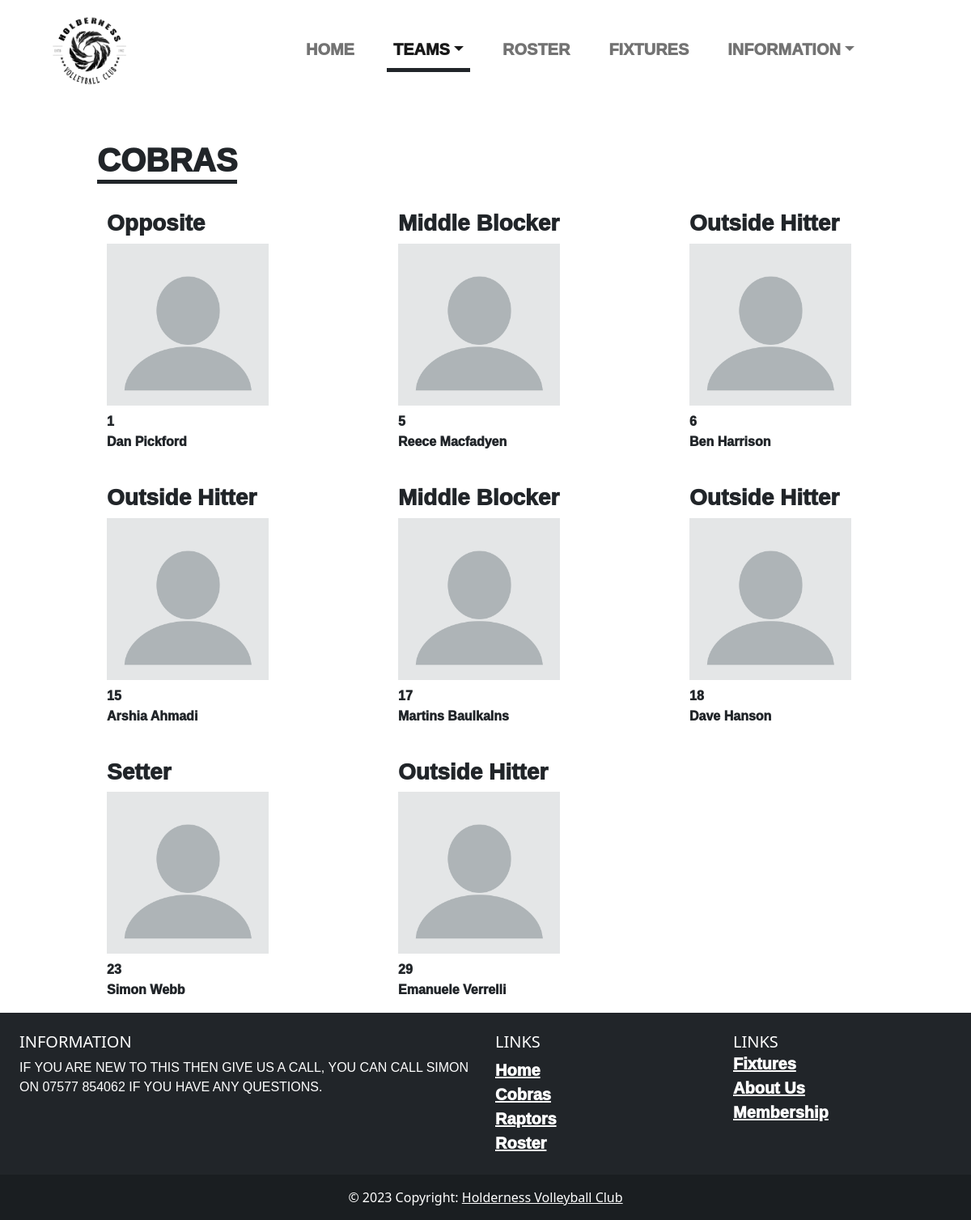
Screenshot of /pages/cobras.php with the database file from the repository.
### tables this page shows
CREATE TABLE PLAYERS
      (
      NAME           TEXT    NOT NULL,
      NUMBER         INT     NOT NULL,
      POSITION       TEXT    NOT NULL,
      TEAM           TEXT    NOT NULL);

### pages/cobras.php (the view, shortened to what this page needs)
<!doctype html>
<html lang="en">
  <head>
    <link rel="stylesheet" href="https://use.typekit.net/eap6cjk.css">
    <link rel="stylesheet" href="../styles.css">
    <link href="https://cdn.jsdelivr.net/npm/bootstrap@5.2.3/dist/css/bootstrap.min.css" rel="stylesheet">
  </head>
  <body style="overflow-x: hidden;">
    <nav class="navbar navbar-expand-lg ">
        <div class="container-fluid">
            <div class="navbar-brand" style="margin-left: 15%;">
                <img src="../imgs/logo.png" width="100px">
            </div>
        </div>
        <div class="collapse navbar-collapse" style="margin-right: 10%; text-align: center;" id="navlinks">
            <ul class="navbar-nav me-auto mb-2 mb-lg-0">
                <li class="nav-item px-3">
                  <a class="nav-link" aria-current="page" href="../index.php">HOME</a>
                </li>
                <li class="nav-item dropdown px-3">
                    <a class="nav-link dropdown-toggle active border-bottom border-5 border-dark" role="button" data-bs-toggle="dropdown" aria-expanded="false" href="#">TEAMS</a>
                </li>
                <li class="nav-item px-3">
                  <a class="nav-link" href="roster.php">ROSTER</a>
                </li>
                <li class="nav-item px-3">
                    <a class="nav-link" href="fixtures.php">FIXTURES</a>
                </li>
                <li class="nav-item dropdown px-3">
                    <a class="nav-link dropdown-toggle" role="button" data-bs-toggle="dropdown" aria-expanded="false" href="#">INFORMATION</a>
                </li>
              </ul>
        </div>
    </nav>
    <section style="margin-left: 10%;">
        <h1 class="mt-5 border-bottom border-5 border-dark" style="font-weight: 1000; display: inline-block;">COBRAS</h1>
        <div class="container-fluid" id="raptors">
            <div class="row">
                <?php
                    $db = new MyDB();
                    $sql =<<<EOF
                        SELECT * from PLAYERS;
                    EOF;
                    $ret = $db->query($sql);
                    while ($row = $ret->fetchArray(SQLITE3_ASSOC)) {
                        if ($row['TEAM'] == "Cobras") {
                        echo "<div class='col-md-4 mt-4'>";
                        echo "<h3>" . $row['POSITION'] . "</h3>";
                        echo "<img src='../imgs/pfp.webp' width='200px'>";
                        echo "<p class='mt-2'>" . $row['NUMBER'] . "</p>";
                        echo "<p style='margin-top: -15px;'>" . $row['NAME'] . "</p>";
                        echo "</div>";
                        }
                    }
                ?>
            </div>
        </div>
    </section>
    <footer class="bg-dark text-white text-center text-md-start">
        <div class="container-fluid p-4">
        <div class="row">
            <div class="col-lg-6 col-md-12 mb-4 mb-md-0">
            <h5 class="text-uppercase">INFORMATION</h5>
            <p>
                IF YOU ARE NEW TO THIS THEN GIVE US A CALL, YOU CAN CALL SIMON ON 07577 854062 IF YOU HAVE ANY QUESTIONS.
            </p>
            </div>
            <div class="col-lg-3 col-md-6 mb-4 mb-md-0">
            <h5 class="text-uppercase">Links</h5>
            <ul class="list-unstyled mb-0">
                <li>
                <a href="#!" class="text-white">Home</a>
                </li>
                <li>
                <a href="#!" class="text-white">Cobras</a>
                </li>
                <li>
                <a href="#!" class="text-white">Raptors</a>
                </li>
                <li>
                <a href="#!" class="text-white">Roster</a>
                </li>
            </ul>
            </div>
            <div class="col-lg-3 col-md-6 mb-4 mb-md-0">
            <h5 class="text-uppercase mb-0">Links</h5>
            <ul class="list-unstyled">
                <li>
                <a href="#!" class="text-white">Fixtures</a>
                </li>
                <li>
                <a href="#!" class="text-white">About Us</a>
                </li>
                <li>
                <a href="#!" class="text-white">Membership</a>
                </li>
            </ul>
            </div>
        </div>
        </div>
        <div class="text-center p-3" style="background-color: rgba(0, 0, 0, 0.2);">
        © 2023 Copyright:
        <a class="text-white" href="https://mdbootstrap.com/">Holderness Volleyball Club</a>
        </div>
    </footer>
  </body>
</html>

### styles.css (style rules this page uses)
ul { font-family: "interstate-condensed", sans-serif; font-weight: 1000; font-size: 20px; }
h1 { font-family: "interstate-condensed", sans-serif; font-weight: 1000; }
#raptors { font-family: "interstate-condensed", sans-serif; }
#raptors h3 { font-weight: 1000; }
#raptors p { font-weight: 1000; }
p { font-family: "interstate-condensed", sans-serif; }
h3 { font-family: "interstate-condensed", sans-serif; }
html, body { position:relative; overflow-x:hidden; flex-wrap: wrap; }

### rows the page displays
players: POSITION "Opposite", NUMBER "1", NAME "Dan Pickford"
players: POSITION "Middle Blocker", NUMBER "5", NAME "Reece Macfadyen"
players: POSITION "Outside Hitter", NUMBER "6", NAME "Ben Harrison"
players: POSITION "Outside Hitter", NUMBER "15", NAME "Arshia Ahmadi"
players: POSITION "Middle Blocker", NUMBER "17", NAME "Martins Baulkalns"
players: POSITION "Outside Hitter", NUMBER "18", NAME "Dave Hanson"
players: POSITION "Setter", NUMBER "23", NAME "Simon Webb"
players: POSITION "Outside Hitter", NUMBER "29", NAME "Emanuele Verrelli"
